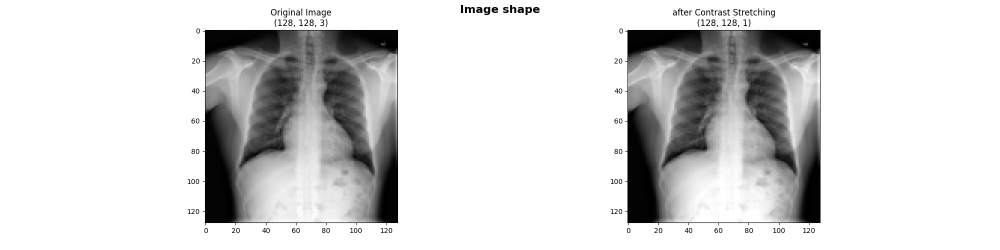
#> input picture deploy_input_image.png, 2000 x 500 px (shown at 1/2 size)
$ python -i image_processor.py   (imports and definitions only)
#> lines starting #> are read from the running program, lines starting #| are printed output that depends on the picture
#> further down, picture is the input picture: shape (500, 2000); min 0, max 255, mean 214.4
import numpy as np
import matplotlib.pyplot as plt
from skimage import exposure
from skimage import img_as_float


class ImageEnhancer:
    def __init__(self, image):
        self.image = image

    def contrast_stretching(self):
        p2, p98 = np.percentile(self.image, (2, 98))
#> p2 = 3; p98 = 255
        stretched_img = exposure.rescale_intensity(
            self.image, in_range=(p2, p98))
        return stretched_img

    def equalization(self):
        eq_img = exposure.equalize_hist(self.image)
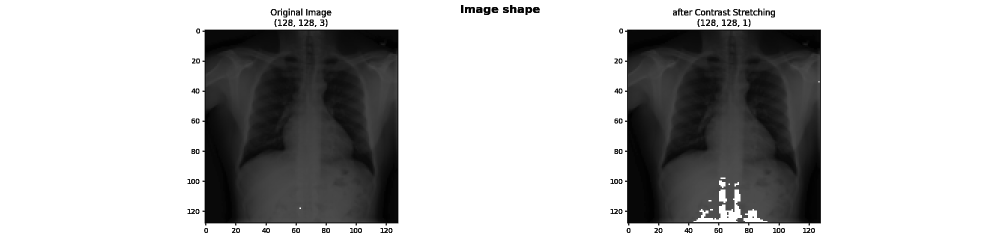
#> eq_img: shape (500, 2000) float64 (shown at 1/2 size); min 0.00948, max 1, mean 0.741
        return eq_img

    def adaptive_equalization(self, clip_limit, batch_size=None):
#> called with clip_limit = 0.03
        if batch_size is None:
            # Normalize the input image to the range of -1 to 1 and perform adaptive histogram equalization
            X_normalized = (self.image - np.min(self.image)) / \
                (np.max(self.image) - np.min(self.image))
            X_normalized = (X_normalized * 2) - 1  # Scale to -1 to 1
            adapteq_img = exposure.equalize_adapthist(
                X_normalized, clip_limit=clip_limit)
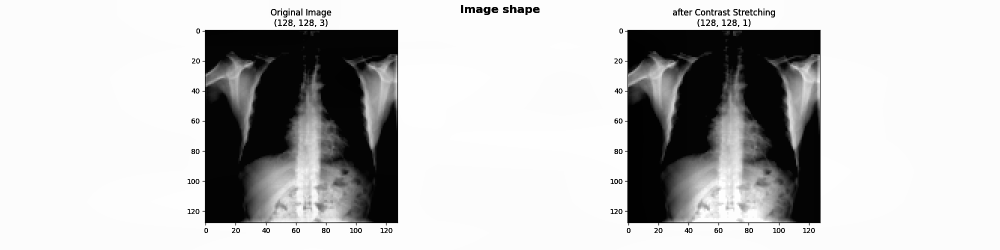
#> adapteq_img: shape (500, 2000) float64 (shown at 1/2 size); min 0, max 1, mean 0.764
        else:
            # Process data in batches
            num_batches = int(np.ceil(len(self.image) / batch_size))
            batch_results = []

            for i in range(num_batches):
                start_idx = i * batch_size
                end_idx = min((i + 1) * batch_size, len(self.image))

                # Normalize the input image to the range of -1 to 1 and perform adaptive histogram equalization for each batch
                X_normalized = (self.image[start_idx:end_idx] - np.min(self.image[start_idx:end_idx])) / \
                    (np.max(self.image[start_idx:end_idx]) -
                     np.min(self.image[start_idx:end_idx]))
                X_normalized = (X_normalized * 2) - 1  # Scale to -1 to 1
                adapteq_img_batch = exposure.equalize_adapthist(
                    X_normalized, clip_limit=clip_limit)
                batch_results.append(adapteq_img_batch)

            # Concatenate the batch results
            adapteq_img = np.concatenate(batch_results, axis=0)

        return adapteq_img

    def img_and_hist(self, image, axes, bins=100):
        '''
        Plot an image along with its histogram and cumulative histogram.
        '''
        image = img_as_float(image)
        ax_img, ax_hist = axes
        ax_cdf = ax_hist.twinx()

        # Display image
        ax_img.imshow(image, cmap=plt.cm.gray)
        ax_img.set_axis_off()

        # Display histogram
        ax_hist.hist(image.ravel(), bins=bins, histtype='step', color='black')
        ax_hist.ticklabel_format(axis='y', style='scientific', scilimits=(0, 0))
        ax_hist.set_xlabel('Pixel intensity')
        # ax_hist.set_xlim(0, 1)
        ax_hist.set_yticks([])

        # Display cumulative distribution
        img_cdf, bins = exposure.cumulative_distribution(image, bins)
        ax_cdf.plot(bins, img_cdf, 'r')
        ax_cdf.set_yticks([])

        return ax_img, ax_hist, ax_cdf
    def display_images(self):
        img_rescale = self.contrast_stretching()
        img_eq = self.equalization()
        img_adapteq = self.adaptive_equalization(0.03)

        methods = ['Low contrast image', 'Contrast stretching',
                   'Histogram equalization', 'Adaptive equalization']
        images = [self.image, img_rescale, img_eq, img_adapteq]

        fig, axes = plt.subplots(2, 4, figsize=(20, 8))

        for i, (method, image) in enumerate(zip(methods, images)):
            ax_img, ax_hist, ax_cdf = self.img_and_hist(image, axes[:, i], bins=555)

            mean_value = np.mean(image)
            std_value = np.std(image)
            min_value = np.min(image)
            max_value = np.max(image)

            ax_img.set_title(
                r'$\bf{' + f'{method}' + '}$' +
                f'\nMean: {mean_value: .2f}, Std: {std_value: .2f}, Min: {min_value: .2f}, Max: {max_value: .2f}',
                fontsize=12)

            y_min, y_max = ax_hist.get_ylim()
            ax_hist.set_title('Distribution of pixel intensities',
                              fontsize=12, fontweight='bold')
            ax_hist.set_ylabel('Number of pixels')
            ax_hist.set_yticks(np.linspace(0, y_max, 5))

            ax_cdf.set_ylabel('Fraction of total intensity')
            ax_cdf.set_yticks(np.linspace(0, 1, 5))
#> this loop made 4 passes
#> (method, mean_value, std_value, min_value, max_value, y_max) on passes 1 to 4: ('Low contrast image', 214.4, 74.5, 0, 255, 728701.1), ('Contrast stretching', 213.8, 75.4, 0, 255, 728701.1), ('Histogram equalization', 0.741, 0.393, 0.00948, 1, 728701.1), ('Adaptive equalization', 0.764, 0.382, 0, 1, 261530.9)

        plt.suptitle('Summary image enhancement techniques',
                     fontsize=16, fontweight='bold')
        # prevent overlap of y-axis labels
        fig.tight_layout()
        plt.show()
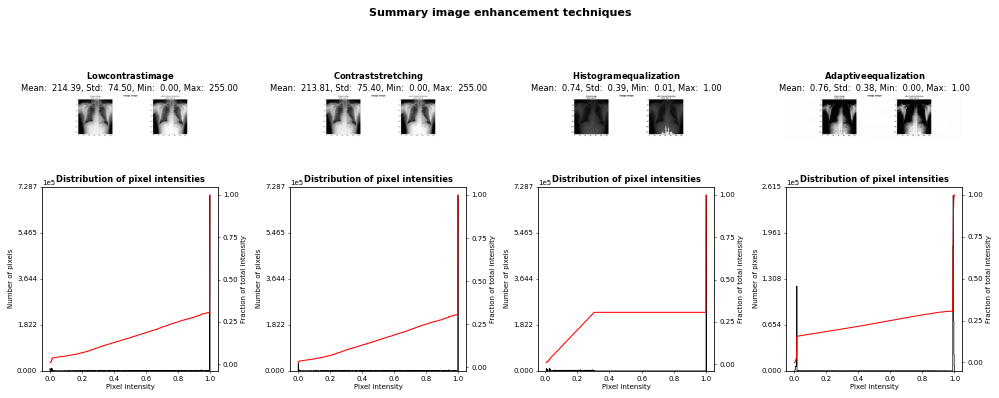
#> figure drawn by matplotlib, 12 panels; panel 9: curve peaks at x = 0.999, y = 1; panel 10: curve peaks at x = 0.999, y = 1; panel 11: curve peaks at x = 0.999, y = 1; panel 12: curve peaks at x = 0.999, y = 1

# Usage example:
# enhancer = ImageEnhancer(your_image)
# enhancer.display_images()

>>> import cv2
>>> picture = cv2.imread('../../deploy_input_image.png', cv2.IMREAD_GRAYSCALE)
>>> result = ImageEnhancer(picture).display_images()

$ run again, on lime_exp.png
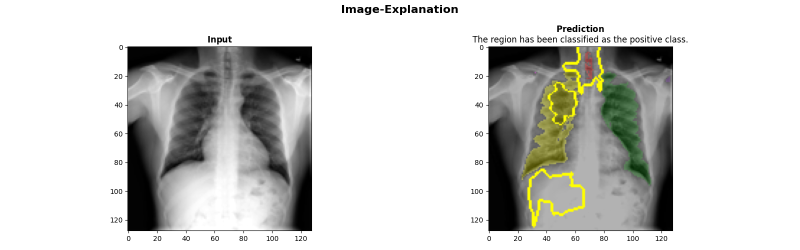
#> input picture lime_exp.png, 1600 x 500 px (shown at 1/2 size)
#> `picture = cv2.imread('../../deploy_input_image.png', cv2.IMREAD_GRAYSC..`:
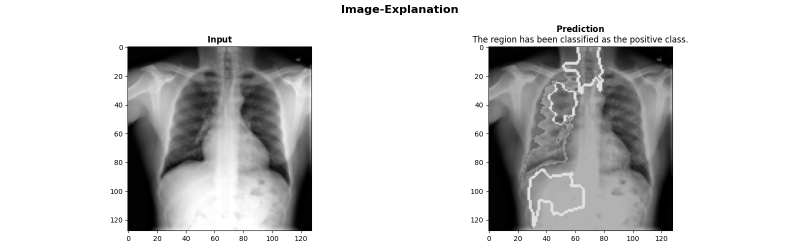
#> picture: shape (500, 1600) (shown at 1/2 size); min 0, max 255, mean 207
#> p2 = 1; p98 = 255
#> in adaptive_equalization, `adapteq_img = exposure.equalize_adapthist( X_normalized, clip_limit=cl..`:
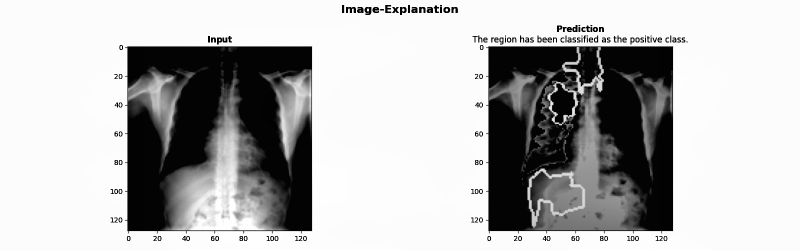
#> adapteq_img: shape (500, 1600) float64 (shown at 1/2 size); min 0, max 1, mean 0.721
#> the loop in display_images, `for i, (method, image) in enumerate(zip(methods, images)):` made 4 passes
#> (method, mean_value, std_value, min_value, max_value, y_max) on passes 1 to 4: ('Low contrast image', 207, 77.71, 0, 255, 544072.2), ('Contrast stretching', 206.6, 78.07, 0, 255, 544072.2), ('Histogram equalization', 0.71, 0.397, 0.0156, 1, 544072.2), ('Adaptive equalization', 0.721, 0.401, 0, 1, 185587.5)
